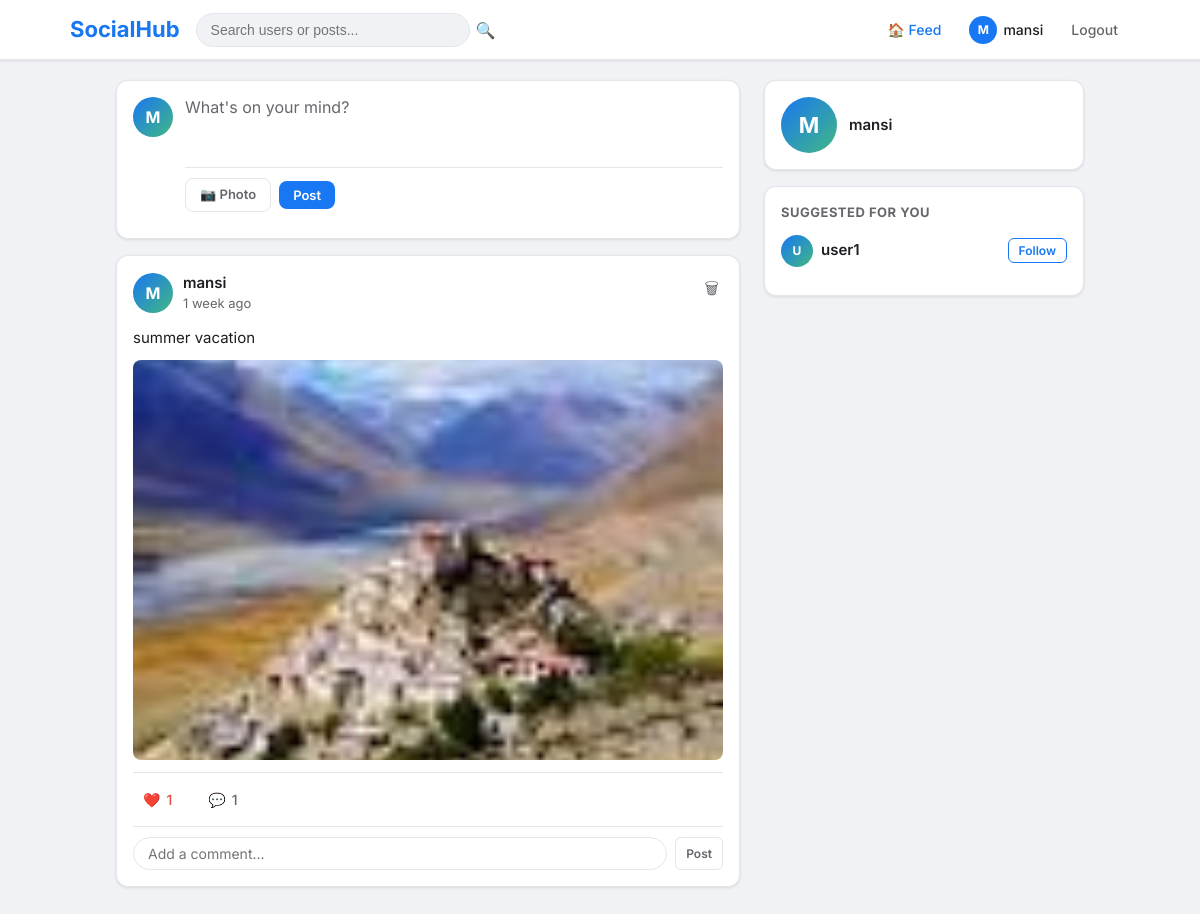
The app's page / (signed in) with its own data.
### social/models.py (models this page shows, shortened)
class Post(models.Model):
    author = models.ForeignKey(User, on_delete=models.CASCADE, related_name='posts')
    content = models.TextField(max_length=1000)
    image = models.ImageField(upload_to='posts/', blank=True, null=True)
    created_at = models.DateTimeField(auto_now_add=True)
    updated_at = models.DateTimeField(auto_now=True)
    class Meta:
        ordering = ['-created_at']
    def get_likes_count(self):
        return Like.objects.filter(post=self).count()
    def get_comments_count(self):
        return Comment.objects.filter(post=self).count()
    def is_liked_by(self, user):
        return Like.objects.filter(post=self, user=user).exists()

### social/views.py (the view)
# urls.py: path('', views.feed_view, name='feed'),
@login_required
def feed_view(request):
    following_users = Follow.objects.filter(follower=request.user).values_list('following', flat=True)
    posts = Post.objects.filter(author__in=list(following_users) + [request.user.id]).select_related('author', 'author__profile')
    if request.method == 'POST':
        form = PostForm(request.POST, request.FILES)
        if form.is_valid():
            post = form.save(commit=False)
            post.author = request.user
            post.save()
            messages.success(request, 'Post created!')
            return redirect('feed')
    else:
        form = PostForm()
    for post in posts:
        post.liked_by_user = post.is_liked_by(request.user)
    followed_ids = list(following_users) + [request.user.id]
    suggested = User.objects.exclude(id__in=followed_ids).select_related('profile')[:5]
    return render(request, 'social/feed.html', {
        'posts': posts,
        'form': form,
        'suggested': suggested,
    })

### social/forms.py
class PostForm(forms.ModelForm):
    class Meta:
        model = Post
        fields = ['content', 'image']
        widgets = {
            'content': forms.Textarea(attrs={
                'class': 'post-textarea',
                'placeholder': "What's on your mind?",
                'rows': 3,
            }),
            'image': forms.FileInput(attrs={'class': 'file-input', 'accept': 'image/*'}),
        }

### social/templates/social/feed.html (shortened to what this page needs)
{% extends 'social/base.html' %}
{% load static %}
{% block content %}
<div class="feed-layout">
  <div class="feed-main">
    <div class="card create-post-card">
      <div class="create-post-header">
        {% if user.profile.avatar %}
          <img src="{{ user.profile.avatar.url }}" class="avatar avatar-md" alt="">
        {% else %}
          <div class="avatar avatar-md avatar-placeholder">{{ user.username|first|upper }}</div>
        {% endif %}
        <form method="POST" enctype="multipart/form-data" class="create-post-form" id="postForm">
          {{ form.content }}
          <div class="post-actions-bar">
            <label class="btn btn-ghost btn-sm" for="id_image">📷 Photo</label>
            <button type="submit" class="btn btn-primary btn-sm">Post</button>
          </div>
        </form>
      </div>
    </div>
    {% for post in posts %}
      {% include 'social/partials/post_card.html' %}
    {% empty %}
      <div class="empty-state card">
        <div class="empty-icon">🌱</div>
        <h3>Your feed is empty</h3>
        <p>Follow some people to see their posts here, or <a href="{% url 'search' %}">discover users</a>.</p>
      </div>
    {% endfor %}
  </div>
  <div class="feed-sidebar">
    <div class="card sidebar-card">
      <div class="sidebar-profile">
        <a href="{% url 'profile' user.username %}">
          {% if user.profile.avatar %}
            <img src="{{ user.profile.avatar.url }}" class="avatar avatar-lg" alt="">
          {% else %}
            <div class="avatar avatar-lg avatar-placeholder">{{ user.username|first|upper }}</div>
          {% endif %}
        </a>
        <div>
          <a href="{% url 'profile' user.username %}" class="username-link">{{ user.username }}</a>
        </div>
      </div>
    </div>
    {% if suggested %}
    <div class="card sidebar-card">
      <h4 class="sidebar-title">Suggested for you</h4>
      {% for sug in suggested %}
        <div class="suggestion-item">
          <a href="{% url 'profile' sug.username %}" class="suggestion-user">
            {% if sug.profile.avatar %}
              <img src="{{ sug.profile.avatar.url }}" class="avatar avatar-sm" alt="">
            {% else %}
              <div class="avatar avatar-sm avatar-placeholder">{{ sug.username|first|upper }}</div>
            {% endif %}
            <span class="username-link">{{ sug.username }}</span>
          </a>
          <button class="btn btn-outline btn-xs follow-btn" data-username="{{ sug.username }}" data-following="false">Follow</button>
        </div>
      {% endfor %}
    </div>
    {% endif %}
  </div>
</div>
{% endblock %}

### social/templates/social/base.html (shortened to what this page needs)
<!DOCTYPE html>
<html lang="en">
<head>
  {% load static %}
  <link rel="stylesheet" href="{% static 'social/css/main.css' %}">
</head>
<body>
{% if user.is_authenticated %}
<nav class="navbar">
  <div class="nav-inner">
    <a href="{% url 'feed' %}" class="nav-logo">SocialHub</a>
    <form method="GET" action="{% url 'search' %}" class="nav-search">
      <input type="text" name="q" placeholder="Search users or posts..." value="{{ request.GET.q|default:'' }}">
      <button type="submit">🔍</button>
    </form>
    <div class="nav-links">
      <a href="{% url 'feed' %}" class="nav-link {% if request.resolver_match.url_name == 'feed' %}active{% endif %}">🏠 Feed</a>
      <a href="{% url 'profile' user.username %}" class="nav-link {% if request.resolver_match.url_name == 'profile' %}active{% endif %}">
        {% if user.profile.avatar %}
          <img src="{{ user.profile.avatar.url }}" class="nav-avatar" alt="">
        {% else %}
          <span class="nav-avatar-placeholder">{{ user.username|first|upper }}</span>
        {% endif %}
        {{ user.username }}
      </a>
      <a href="{% url 'logout' %}" class="nav-link nav-logout">Logout</a>
    </div>
  </div>
</nav>
{% endif %}
<main class="main-content {% if not user.is_authenticated %}auth-page{% endif %}">
  {% block content %}{% endblock %}
</main>
</body>
</html>

### social/templates/social/partials/post_card.html (shortened to what this page needs)
{% load static %}
<div class="card post-card" id="post-{{ post.id }}">
  <div class="post-header">
    <a href="{% url 'profile' post.author.username %}" class="post-author">
      {% if post.author.profile.avatar %}
        <img src="{{ post.author.profile.avatar.url }}" class="avatar avatar-md" alt="">
      {% else %}
        <div class="avatar avatar-md avatar-placeholder">{{ post.author.username|first|upper }}</div>
      {% endif %}
      <div>
        <span class="username-link">{{ post.author.username }}</span>
        <span class="post-time text-muted text-sm">{{ post.created_at|timesince }} ago</span>
      </div>
    </a>
    {% if post.author == user %}
      <a href="{% url 'delete_post' post.id %}" class="btn-icon delete-post-btn" title="Delete post" onclick="return confirm('Delete this post?')">🗑</a>
    {% endif %}
  </div>
  <div class="post-content">
    <p>{{ post.content }}</p>
    {% if post.image %}
      <img src="{{ post.image.url }}" class="post-image" alt="Post image">
    {% endif %}
  </div>
  <div class="post-footer">
    <button class="btn-reaction like-btn {% if post.liked_by_user %}liked{% endif %}"
            data-post-id="{{ post.id }}" data-liked="{{ post.liked_by_user|yesno:'true,false' }}">
      <span class="like-icon">{% if post.liked_by_user %}❤️{% else %}🤍{% endif %}</span>
      <span class="like-count">{{ post.get_likes_count }}</span>
    </button>
    <a href="{% url 'post_detail' post.id %}" class="btn-reaction">
      💬 <span>{{ post.get_comments_count }}</span>
    </a>
  </div>
  <div class="quick-comment">
    <form class="comment-quick-form" data-post-id="{{ post.id }}">
      <input type="text" class="comment-input" name="content" placeholder="Add a comment...">
      <button type="submit" class="btn btn-ghost btn-xs">Post</button>
    </form>
  </div>
</div>

### records on screen
Post: author.username|first "M", author.username "mansi", created_at "1 week", content "summer vacation", image (picture), get_likes_count "1", get_comments_count "1"

### other values on screen
{{ user.username|first|upper }} "M"
{{ user.username }} "mansi"
{{ sug.username|first|upper }} "U"
{{ sug.username }} "user1"
